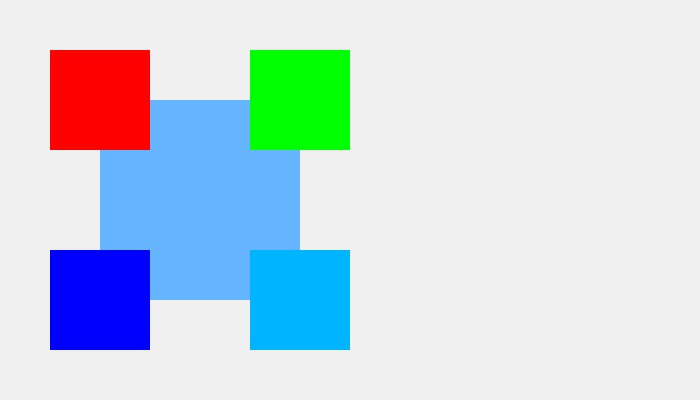
Frame 1 (no input)
Frame 60 (no input): identical to frame 1, image omitted
Frame 120 (the mouse pressed at the canvas centre since frame 60): identical to frame 1, image omitted

The p5.js sketch that drew this single still picture (run headless with seeded random() and noise() and a simulated clock; from frame 60 on, the mouse is pressed at the canvas centre):

// p5.js sketch
// ── sketch.js

var rx = 50;
var ry = 50;
var ra = 250;
var rb = 50;
var rc = 50;
var rd = 250;
var re = 250;
var rf = 250;
var rw = 100;
var rh = 100;
let squareColor1 = 0;
let squareColor2 = 0;
let squareColor3 = 0;
let squareColor4 = 0;
colorA = []
let i = 0;
let j = 0;
let k = 0;
let l = 0;

function setup() {
  squareColor1 = color(255, 0, 0);
  squareColor2 = color(0, 255, 0);
  squareColor3 = color(0, 0, 255);
  squareColor4 = color(0, 180, 255);
  colorA = [color(255,0,0),color(0, 255, 0),color(0, 0, 255), color(0, 180, 255)];
	createCanvas(700, 400);
}

function draw() {
	background(240);
  fill(100,180,255);
  noStroke();
  rect(100, 100, 200, 200);
	fill(squareColor1);
  noStroke();
  rect(50, 50, 100, 100);
	fill(squareColor2);
  noStroke();
  rect(250, 50, 100, 100);
	fill(squareColor3);
  noStroke();
  rect(50, 250, 100, 100);
	fill(squareColor4);
  noStroke();
  rect(250, 250, 100, 100);
}
function mousePressed() {
  if (overRect(rx, ry, rw, rh))
  {
    squareColor1 = colorA[i % colorA.length];
    i++;
  }
  else if (overRect(ra, rb, rw, rh))
  {
    squareColor2 = colorA[j % colorA.length];
    j++;
  }
  else if (overRect(rc, rd, rw, rh))
  {
    squareColor3 = colorA[k % colorA.length];
    k++;
  }
  else if (overRect(re, rf, rw, rh))
  {
    squareColor4 = colorA[l % colorA.length];
    l++;
  }
}
function overRect(x, y, w, h) {
  if ((mouseX > x) && (mouseX < x + w) &&
  (mouseY > y) && (mouseY < y + h) ) {
  return true;
  } else {
  return false;
  }
}
